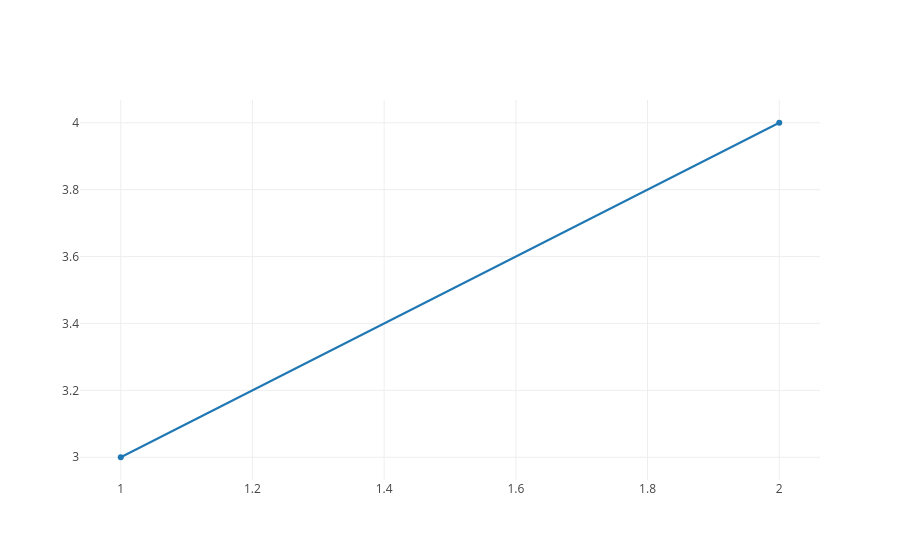

The cell this chart's notebook holds for it:
### Code cell
plotlyChart.show

### Figure 1 — Plotly figure (JSON) as saved in the notebook; plotly's stock layout.template omitted (floating-point values rounded to 4 significant figures)
{"data": [{"type": "scatter", "x": [1, 2], "y": [3, 4]}], "layout": {}}
